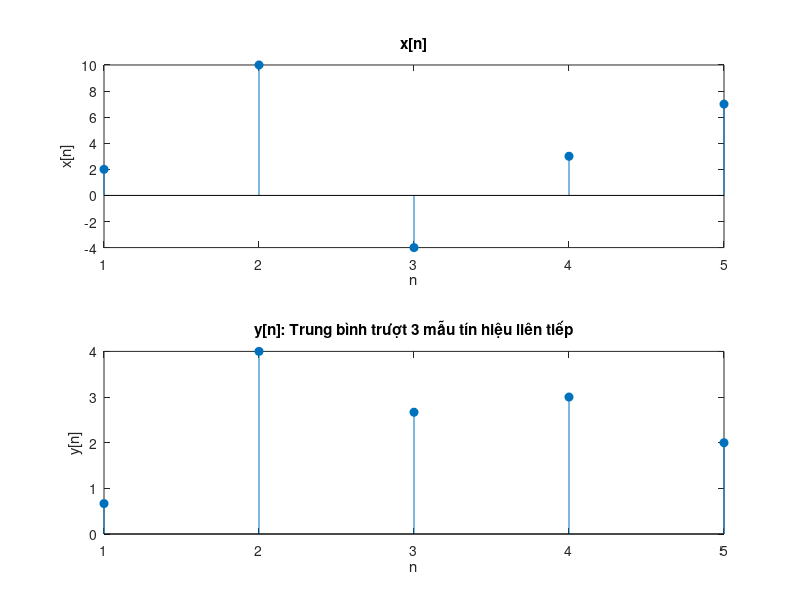

Write the MATLAB code that produced this figure.
k = input("Nhập số phần tử của x[n]: ");
n = 1:k;
x = randi([-10,10],1,k);
y = 1:k;
y(1) = x(1)/3;
y(2) = (x(1) + x(2))/3;
for i=3:1:k
    y(i) = (x(i) + x(i-1) + x(i-2))/3;
end

subplot(2,1,1);
stem(n,x,"filled");
xlabel("n");
ylabel("x[n]");
title("x[n]");

subplot(2,1,2);
stem(n,y,"filled");
xlabel("n");
ylabel("y[n]");
title("y[n]: Trung bình trượt 3 mẫu tín hiệu liên tiếp");
